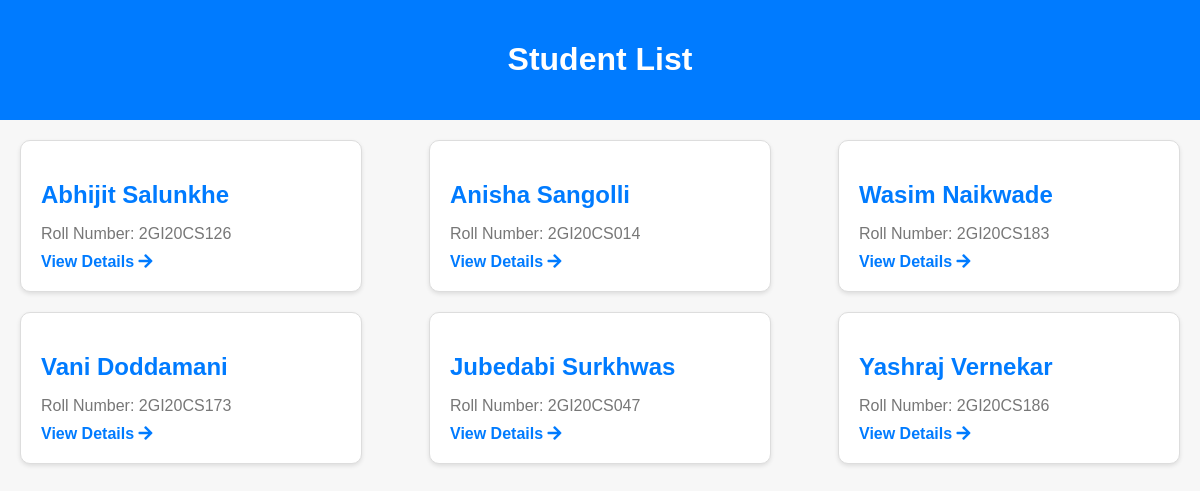
The page /students/ on the database its author committed.
### attendance/models.py (models this page shows, shortened)
class Student(models.Model):
    name = models.CharField(max_length=100)
    roll_number = models.CharField(max_length=20, unique=True)

### attendance/views.py (the view)
# urls.py: path('students/', views.student_list, name='student_list'),
def student_list(request):
    students = Student.objects.all()
    return render(request, 'student_list.html', {'students': students})

### templates/student_list.html (shortened to what this page needs)
<!DOCTYPE html>
<html>
<head>
    <link rel="stylesheet" href="https://cdnjs.cloudflare.com/ajax/libs/font-awesome/5.15.3/css/all.min.css">
</head>
<body>
    <div class="header">
        <h1>Student List</h1>
    </div>
    <div class="student-card-container">
        {% for student in students %}
        <div class="student-card">
            <h2 class="student-name">{{ student.name }}</h2>
            <p class="student-roll-number">Roll Number: {{ student.roll_number }}</p>
            <a href="{% url 'student_detail' student.id %}" class="view-details">View Details <i class="fas fa-arrow-right"></i></a>
        </div>
        {% endfor %}
    </div>
</body>
</html>

### templates/student_list.html (style rules this page uses)
body { font-family: Arial, sans-serif; margin: 0; padding: 0; background-color: #f7f7f7; }
.header { background-color: #007BFF; color: #fff; padding: 20px; text-align: center; }
.student-card-container { display: flex; flex-wrap: wrap; justify-content: space-between; max-width: 1200px; margin: 0 auto; padding: 20px; }
.student-card { width: calc(50% - 10px); max-width: 300px; border: 1px solid #ddd; border-radius: 10px; padding: 20px; margin-bottom: 20px; background-color: #fff; box-shadow: 0 2px 4px rgba(0, 0, 0, 0.1); transition: transform 0.3s, box-shadow 0.3s; }
.student-name { color: #007BFF; font-size: 24px; margin-bottom: 10px; }
.student-roll-number { color: #777; font-size: 16px; margin-bottom: 10px; }
.view-details { color: #007BFF; text-decoration: none; font-weight: bold; }

### rows shown on the page
Student: name "Abhijit Salunkhe", roll_number "2GI20CS126"
Student: name "Anisha Sangolli", roll_number "2GI20CS014"
Student: name "Wasim Naikwade", roll_number "2GI20CS183"
Student: name "Vani Doddamani", roll_number "2GI20CS173"
Student: name "Jubedabi Surkhwas", roll_number "2GI20CS047"
Student: name "Yashraj Vernekar", roll_number "2GI20CS186"
